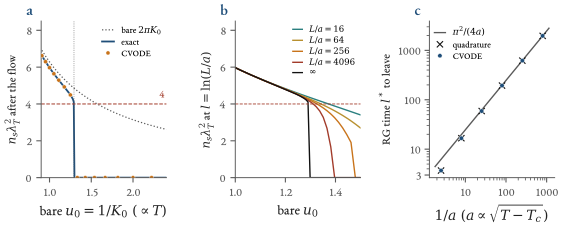

The script that drew this image:
"""Figure ch06_jump: the universal jump of the stiffness and the essential singularity, in the RG flow integrated with CVODE.
(a) renormalised n_s lambda^2 = 2 pi K_R against the bare u0 = 1/K0 at fixed y0 = 0.03: exact (root of f(u*) = H0, Lean invariant) and CVODE chain to l = 80; the jump 4 -> 0
    sits at u0c;  (b) the same flow stopped at l = ln(L/a): the jump is rounded and its crossing of 4 moves to larger u0 (higher temperature) in a small box;
(c) the essential singularity: RG time l* to leave the critical region against 1/a, a^2 = (pi/2)(f(pi/2) - H0): CVODE and the exact quadrature against pi^2/(4a).
Data: ch06_flow_numbers.json (ch06_flow_compute.py)."""
import json, math, sys
from pathlib import Path
sys.path.insert(0, str(Path(__file__).resolve().parents[1]))
from figstyle import *
from ch06_common import *

HERE = Path(__file__).resolve().parent
R = json.loads((HERE / "ch06_flow_numbers.json").read_text())
pi = math.pi

fig = plt.figure(figsize=(TEXTW, 2.15))
gs = fig.add_gridspec(1, 3, wspace=0.55, left=0.075, right=0.995, top=0.93, bottom=0.2)

# ---------------------------------------------------------------- (a) jump
axa = fig.add_subplot(gs[0, 0])
J = R["jump"]; K0 = np.array(J["K0"]); KR = np.array(J["KR_inv"]); u0 = 1 / K0
order = np.argsort(u0)
axa.plot(u0[order], (2 * pi * K0)[order], ":", color=GREY, lw=0.9, label="bare $2\\pi K_0$", zorder=1)
axa.plot(u0[order], (2 * pi * KR)[order], "-", color=BLUE, lw=1.3, label="exact", zorder=2)
Kc = np.array(J["K0_cv"]); KRc = np.array(J["KR_cv"])
axa.plot(1 / Kc, 2 * pi * KRc, "o", ms=3.0, mfc=ORANGE, mec="white", mew=0.3, label="CVODE", zorder=3)
axa.axhline(4, color=RED, lw=0.7, ls="--")
axa.axvline(J["u0c"], color=GREY, lw=0.5, ls=":")
axa.text(2.38, 4.2, "4", color=RED, fontsize=7.5, ha="right", va="bottom")
axa.set_xlim(0.9, 2.4); axa.set_ylim(0, 8.5)
axa.set_xlabel("bare $u_0=1/K_0\\ (\\propto T)$"); axa.set_ylabel("$n_s\\lambda_T^2$ after the flow", fontsize=8.5)
axa.legend(loc="upper right", fontsize=6.6, handlelength=1.3, borderaxespad=0.15, labelspacing=0.25)
panel(axa, "a")

# ---------------------------------------------------------------- (b) finite box
axb = fig.add_subplot(gs[0, 1])
FB = R["finite_box"]; K0e = np.array(FB["K0"]); cols = {"16": TEAL, "64": GOLD, "256": ORANGE, "4096": RED}
for key in ("16", "64", "256", "4096"):
    v = np.array(FB["runs"][key]["nslam2"])
    axb.plot((1 / K0e), v, "-", color=cols[key], lw=1.0, label=f"$L/a={key}$")
axb.plot(u0[order], (2 * pi * KR)[order], "-", color="#111111", lw=1.0, label="$\\infty$")
axb.axhline(4, color=RED, lw=0.6, ls="--")
axb.set_xlim(1.0, 1.5); axb.set_ylim(0, 8.5)
axb.set_xlabel("bare $u_0$"); axb.set_ylabel("$n_s\\lambda_T^2$ at $l=\\ln(L/a)$", fontsize=8.5)
axb.legend(loc="upper right", fontsize=6.2, handlelength=1.1, borderaxespad=0.1, labelspacing=0.2, ncol=1)
panel(axb, "b")

# ---------------------------------------------------------------- (c) essential singularity
axc = fig.add_subplot(gs[0, 2])
E = R["essential"]["rows"]
a = np.array([e["a"] for e in E]); lq = np.array([e["l_quad"] for e in E]); lc = np.array([e["l_cvode"] for e in E])
xx = np.geomspace(a.min() * 0.7, a.max() * 1.4, 50)
axc.plot(1 / xx, math.pi ** 2 / (4 * xx), "-", color=GREY, lw=1.0, label="$\\pi^2/(4a)$")
axc.plot(1 / a, lq, "x", color="#111111", ms=4.5, mew=0.8, label="quadrature", zorder=3)
axc.plot(1 / a, lc, "o", ms=3.2, mfc=BLUE, mec="white", mew=0.3, label="CVODE", zorder=4)
axc.set_xscale("log"); axc.set_yscale("log")
axc.set_xlabel("$1/a\\ (a\\propto\\sqrt{T-T_c})$"); axc.set_ylabel("RG time $l^*$ to leave", fontsize=8.5)
axc.legend(loc="upper left", fontsize=6.6, handlelength=1.2, borderaxespad=0.15, labelspacing=0.25)
log_ticks_plain(axc, "x", [1, 10, 100, 1000]); log_ticks_plain(axc, "y", [3, 10, 100, 1000])
panel(axc, "c")
save(fig, "ch06_jump")
